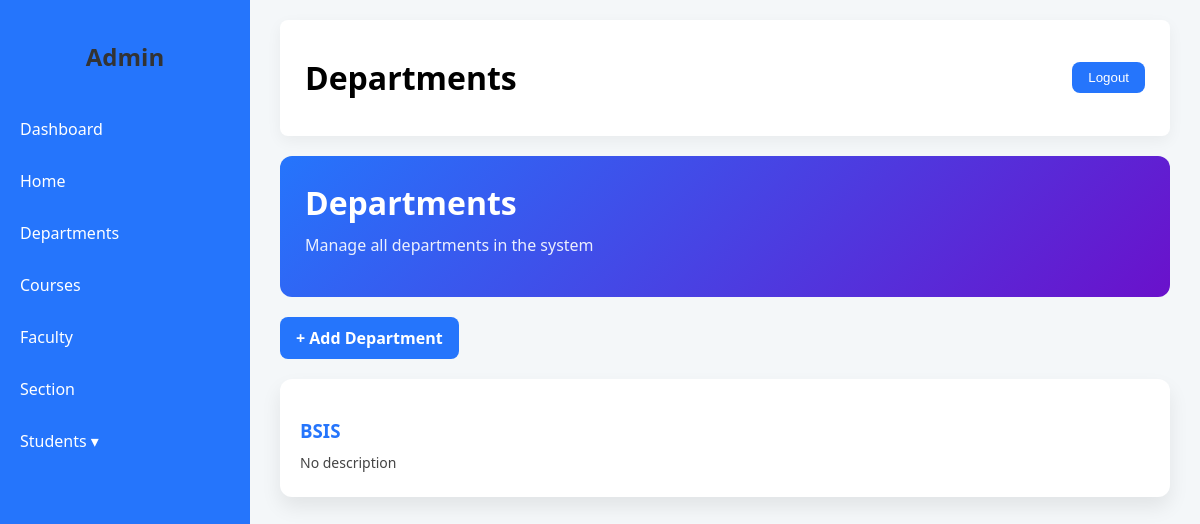
Page /grading/departments/ on the earlier database version.
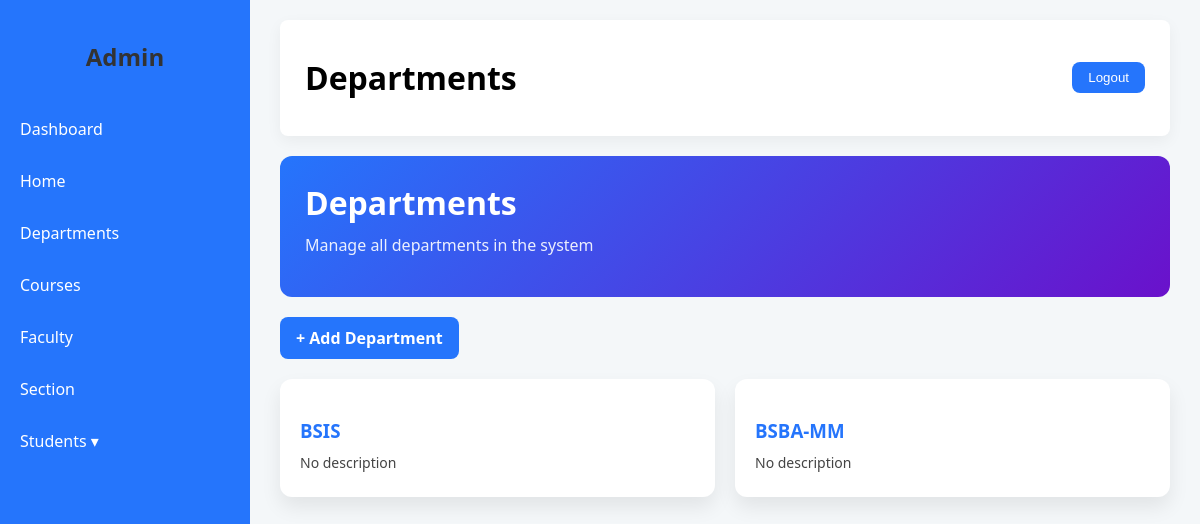
Same page on the later database version.
### grading_system/models.py (models this page shows, shortened)
class Department(models.Model):
    name = models.CharField(max_length=100)
    description = models.TextField(blank=True)

### grading_system/views.py (the view)
# urls.py: path('departments/', views.department_list, name='department_list'),
def department_list(request):
    departments = Department.objects.all()
    return render(request, 'core/departments.html', {
        'departments': departments
    })

### grading_system/templates/core/departments.html (shortened to what this page needs)
{% extends 'core/base.html' %}
{% load static %}
{% block header %}
Departments
{% endblock %}
{% block extra_css %}
<link rel="stylesheet" href="{% static 'core/grading.css' %}">
{% endblock %}
{% block content %}
<div class="grading-header">
    <h1>Departments</h1>
    <p>Manage all departments in the system</p>
</div>
<a href="{% url 'grading_system:add_department' %}" class="add-btn">
    + Add Department
</a>
<div class="dept-grid">
    {% for dept in departments %}
    <div class="dept-card">
        <h3>{{ dept.name }}</h3>
        <p>{{ dept.description|default:"No description" }}</p>
    </div>
    {% empty %}
    <p>No departments yet.</p>
    {% endfor %}
</div>
{% endblock %}

Differences in the rows shown:
added Department: name "BSBA-MM", description "No description"
